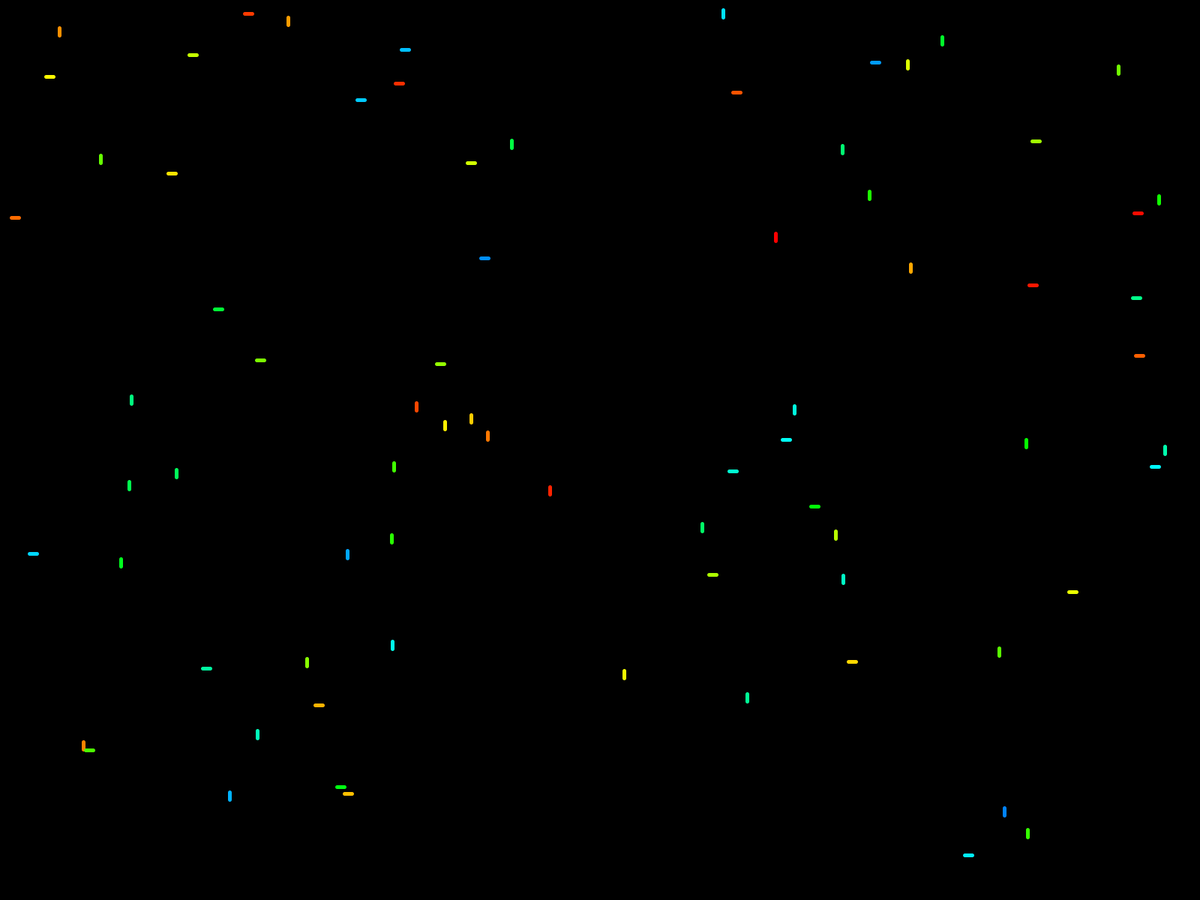
Frame 1 (no input)
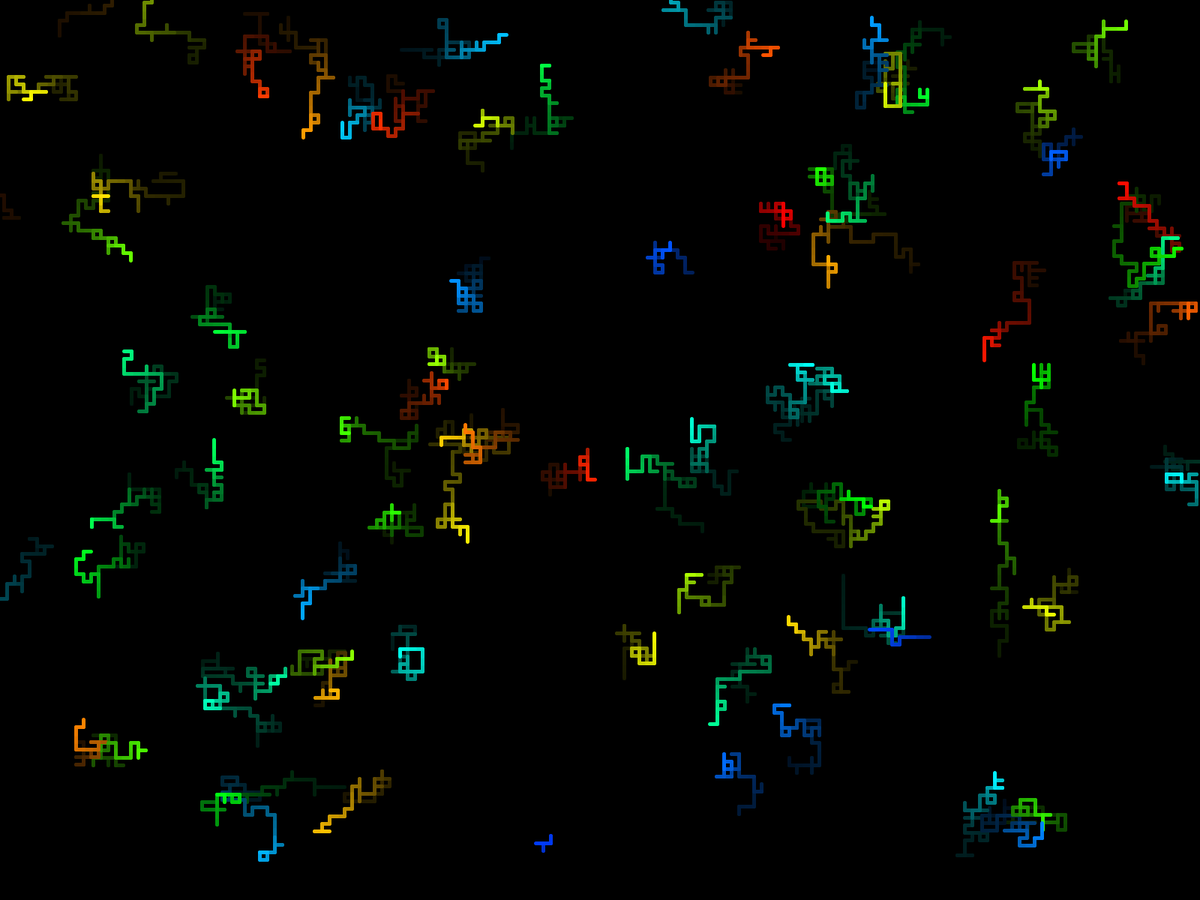
Frame 60 (the mouse pressed at the canvas centre just before this capture)
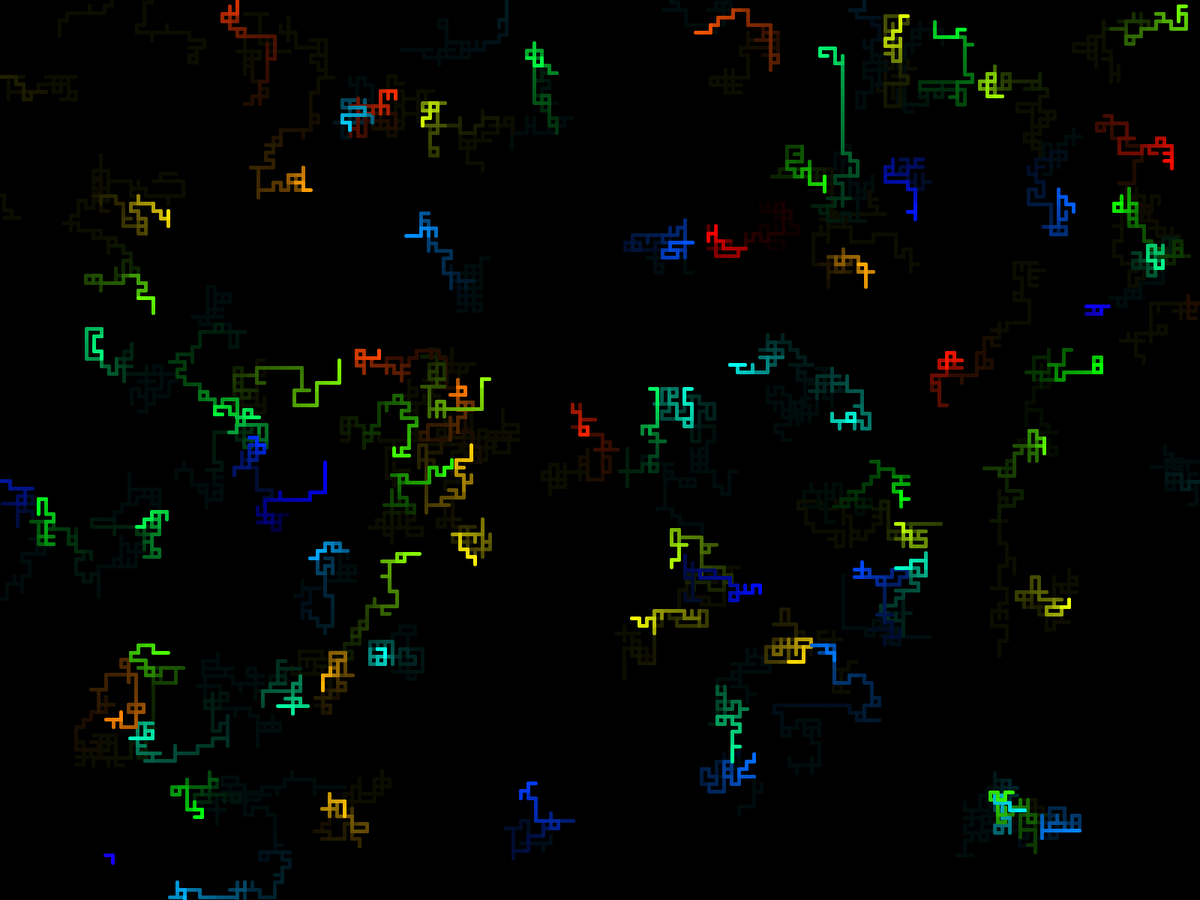
Frame 120 (the mouse held since frame 60 and released just before this capture)

The Processing sketch that drew these frames (run headless with seeded random() and noise(); from frame 60 on, the mouse is pressed at the canvas centre):

// Processing sketch: sketch_2DWalker
// ── sketch_2DWalker.pde
Walker[] walkers;
int popSize = 75;
float stepSize = 10;
void setup() {
  //size(600, 600);
  fullScreen();
  colorMode(HSB);
  walkers = new Walker[popSize];
  for(int i = 0; i < popSize; i++){
    walkers[i] = new Walker(stepSize);
  }
  strokeWeight(5);
  background(0);
}

void draw() {
  fill(0, 10);
  rect(-100, -100, width + 1000, height + 1000);
  for(int i = 0; i < popSize; i++){
    Walker walker = walkers[i];
    if(walker.dead){
      walkers[i] = new Walker(stepSize);
      walker = walkers[i];
    }
    walker.update();
    walker.show(); 
  }
}

// ── Walker.pde
int hu = 0;
int dhu = 1;
class Walker {
  
  PVector pos;
  PVector last; // last position
  float stepSize;
  color c;
  boolean dead = false;
  
  Walker(float stepSize) {
    this.stepSize = stepSize;
    this.pos = new PVector(random(width), random(height));
    this.last = this.pos.copy();
    this.c = color(hu, 255, 255);
    hu += 2;
    hu = hu % 256;
  }
  
  void step() {
    PVector disp = generateStep(this.stepSize);
    this.pos.add(disp);
  }
  
  void checkBounds() {
    if(!this.dead){
      float x = this.pos.x;
      float y = this.pos.y;
      if(x < 0) this.dead = true;
      if(x > width) this.dead = true;
      if(y < 0) this.dead = true;
      if(y > width) this.dead = true;
    }
  }
  
  void update() {
    this.checkBounds();
    if(!this.dead){
      this.last = this.pos.copy();
      this.step();
    }
  }
  
  void show() {
    if(!this.dead){
      stroke(this.c);
      line(this.last.x, this.last.y, this.pos.x, this.pos.y);
    }
  }
}

PVector generateStep(float stepSize) {
    int rand = floor(random(0, 4));
    float angle = rand * HALF_PI;
    PVector ans = new PVector(1, 0);
    ans.rotate(angle).mult(stepSize);
    return ans;
}
